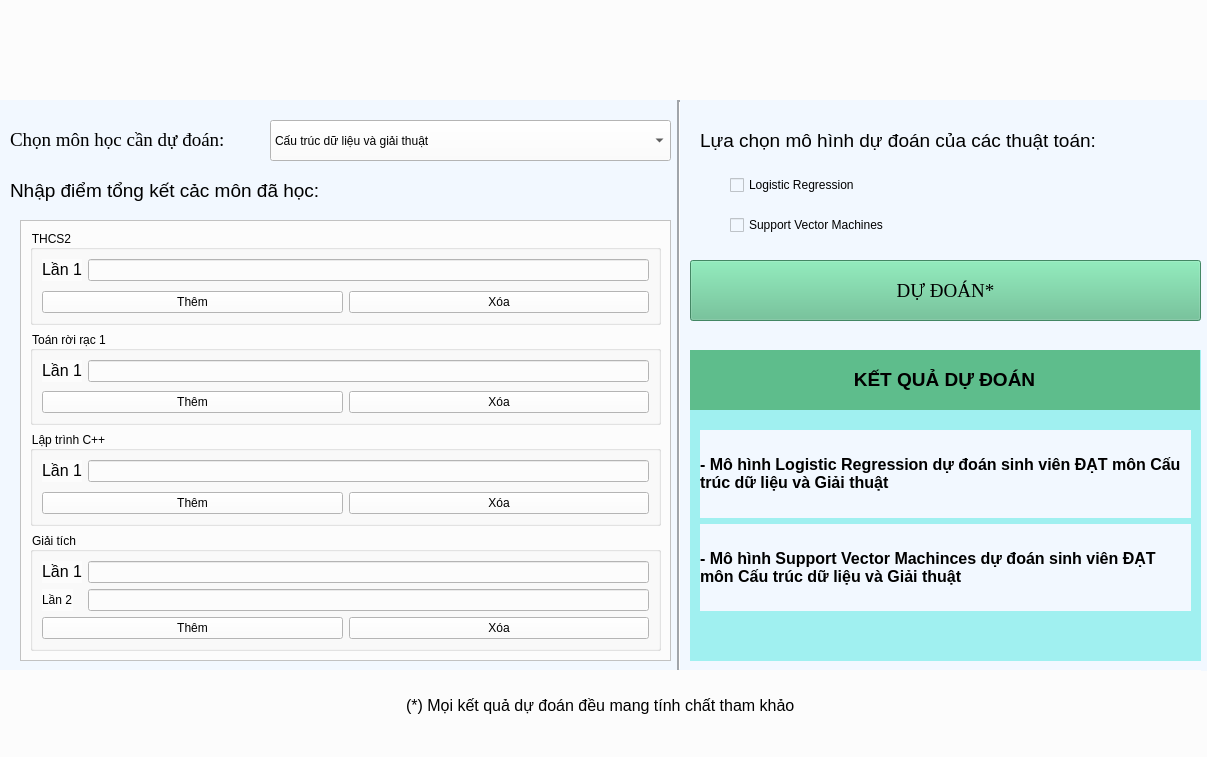
<?xml version="1.0" encoding="UTF-8"?>
<ui version="4.0">
 <class>MainWindow</class>
 <widget class="QMainWindow" name="MainWindow">
  <property name="geometry">
   <rect>
    <x>0</x>
    <y>0</y>
    <width>1207</width>
    <height>757</height>
   </rect>
  </property>
  <property name="font">
   <font>
    <weight>75</weight>
    <italic>true</italic>
    <bold>true</bold>
    <underline>true</underline>
    <strikeout>true</strikeout>
    <stylestrategy>NoAntialias</stylestrategy>
   </font>
  </property>
  <property name="windowTitle">
   <string>MainWindow</string>
  </property>
  <property name="autoFillBackground">
   <bool>false</bool>
  </property>
  <property name="styleSheet">
   <string notr="true">background-color: rgb(252, 252, 252);
</string>
  </property>
  <widget class="QWidget" name="centralwidget">
   <widget class="QWidget" name="horizontalLayoutWidget">
    <property name="geometry">
     <rect>
      <x>0</x>
      <y>0</y>
      <width>1211</width>
      <height>85</height>
     </rect>
    </property>
    <layout class="QHBoxLayout" name="horizontalLayout">
     <item>
      <spacer name="horizontalSpacer">
       <property name="orientation">
        <enum>Qt::Horizontal</enum>
       </property>
       <property name="sizeHint" stdset="0">
        <size>
         <width>208</width>
         <height>20</height>
        </size>
       </property>
      </spacer>
     </item>
     <item>
      <widget class="QLabel" name="label_4">
       <property name="text">
        <string/>
       </property>
       <property name="pixmap">
        <pixmap>logoptithcm.png</pixmap>
       </property>
      </widget>
     </item>
     <item>
      <spacer name="horizontalSpacer_2">
       <property name="orientation">
        <enum>Qt::Horizontal</enum>
       </property>
       <property name="sizeHint" stdset="0">
        <size>
         <width>40</width>
         <height>20</height>
        </size>
       </property>
      </spacer>
     </item>
    </layout>
   </widget>
   <widget class="QLabel" name="label_3">
    <property name="geometry">
     <rect>
      <x>10</x>
      <y>120</y>
      <width>251</width>
      <height>41</height>
     </rect>
    </property>
    <property name="font">
     <font>
      <family>Times New Roman</family>
     </font>
    </property>
    <property name="styleSheet">
     <string notr="true">background-color: rgb(217, 255, 231);
background-color: rgb(242, 248, 255);</string>
    </property>
    <property name="text">
     <string>&lt;!DOCTYPE HTML PUBLIC &quot;-//W3C//DTD HTML 4.0//EN&quot; &quot;http://www.w3.org/TR/REC-html40/strict.dtd&quot;&gt;
&lt;html&gt;&lt;head&gt;&lt;meta name=&quot;qrichtext&quot; content=&quot;1&quot; /&gt;&lt;style type=&quot;text/css&quot;&gt;
p, li { white-space: pre-wrap; }
&lt;/style&gt;&lt;/head&gt;&lt;body style=&quot; font-family:'Times New Roman'; font-size:8pt; font-weight:400; font-style:normal;&quot;&gt;
&lt;p style=&quot; margin-top:12px; margin-bottom:12px; margin-left:0px; margin-right:0px; -qt-block-indent:0; text-indent:0px;&quot;&gt;&lt;span style=&quot; font-family:'MS Shell Dlg 2'; font-size:14pt;&quot;&gt;Chọn môn học cần dự đoán:&lt;/span&gt;&lt;/p&gt;&lt;/body&gt;&lt;/html&gt;</string>
    </property>
    <property name="textFormat">
     <enum>Qt::AutoText</enum>
    </property>
   </widget>
   <widget class="QComboBox" name="comboBox">
    <property name="geometry">
     <rect>
      <x>270</x>
      <y>120</y>
      <width>401</width>
      <height>41</height>
     </rect>
    </property>
    <property name="styleSheet">
     <string notr="true">font: 14pt &quot;Times New Roman&quot;;</string>
    </property>
    <item>
     <property name="text">
      <string>Cấu trúc dữ liệu và giải thuật</string>
     </property>
    </item>
    <item>
     <property name="text">
      <string>Lập trình C++</string>
     </property>
    </item>
   </widget>
   <widget class="QToolBox" name="toolBox">
    <property name="geometry">
     <rect>
      <x>-270</x>
      <y>540</y>
      <width>85</width>
      <height>147</height>
     </rect>
    </property>
    <property name="currentIndex">
     <number>0</number>
    </property>
    <widget class="QWidget" name="page">
     <property name="geometry">
      <rect>
       <x>0</x>
       <y>0</y>
       <width>85</width>
       <height>85</height>
      </rect>
     </property>
     <attribute name="label">
      <string>Page 1</string>
     </attribute>
    </widget>
    <widget class="QWidget" name="page_2">
     <property name="geometry">
      <rect>
       <x>0</x>
       <y>0</y>
       <width>100</width>
       <height>30</height>
      </rect>
     </property>
     <attribute name="label">
      <string>Page 2</string>
     </attribute>
    </widget>
   </widget>
   <widget class="QScrollArea" name="scrollArea">
    <property name="geometry">
     <rect>
      <x>20</x>
      <y>220</y>
      <width>651</width>
      <height>441</height>
     </rect>
    </property>
    <property name="widgetResizable">
     <bool>true</bool>
    </property>
    <widget class="QWidget" name="scrollAreaWidgetContents">
     <property name="geometry">
      <rect>
       <x>0</x>
       <y>0</y>
       <width>628</width>
       <height>504</height>
      </rect>
     </property>
     <layout class="QVBoxLayout" name="verticalLayout_2">
      <item>
       <widget class="QGroupBox" name="groupBox">
        <property name="font">
         <font>
          <pointsize>9</pointsize>
         </font>
        </property>
        <property name="title">
         <string>THCS2</string>
        </property>
        <layout class="QVBoxLayout" name="verticalLayout">
         <item>
          <layout class="QFormLayout" name="formLayout_3">
           <item row="0" column="0">
            <widget class="QLabel" name="lN1Label">
             <property name="text">
              <string>&lt;html&gt;&lt;head/&gt;&lt;body&gt;&lt;p&gt;&lt;span style=&quot; font-size:12pt;&quot;&gt;Lần 1&lt;/span&gt;&lt;/p&gt;&lt;/body&gt;&lt;/html&gt;</string>
             </property>
            </widget>
           </item>
           <item row="0" column="1">
            <widget class="QLineEdit" name="lN1LineEdit"/>
           </item>
          </layout>
         </item>
         <item>
          <layout class="QHBoxLayout" name="horizontalLayout_2">
           <item>
            <widget class="QPushButton" name="pushButton_3">
             <property name="styleSheet">
              <string notr="true">font: 12pt &quot;Times New Roman&quot;;</string>
             </property>
             <property name="text">
              <string>Thêm</string>
             </property>
            </widget>
           </item>
           <item>
            <widget class="QPushButton" name="pushButton_2">
             <property name="styleSheet">
              <string notr="true">font: 12pt &quot;Times New Roman&quot;;</string>
             </property>
             <property name="text">
              <string>Xóa</string>
             </property>
            </widget>
           </item>
          </layout>
         </item>
        </layout>
       </widget>
      </item>
      <item>
       <widget class="QGroupBox" name="groupBox_2">
        <property name="font">
         <font>
          <pointsize>9</pointsize>
         </font>
        </property>
        <property name="title">
         <string>Toán rời rạc 1</string>
        </property>
        <layout class="QVBoxLayout" name="verticalLayout_3">
         <item>
          <layout class="QFormLayout" name="formLayout_4">
           <item row="0" column="0">
            <widget class="QLabel" name="lN1Label_2">
             <property name="text">
              <string>&lt;html&gt;&lt;head/&gt;&lt;body&gt;&lt;p&gt;&lt;span style=&quot; font-size:12pt;&quot;&gt;Lần 1&lt;/span&gt;&lt;/p&gt;&lt;/body&gt;&lt;/html&gt;</string>
             </property>
            </widget>
           </item>
           <item row="0" column="1">
            <widget class="QLineEdit" name="lN1LineEdit_2"/>
           </item>
          </layout>
         </item>
         <item>
          <layout class="QHBoxLayout" name="horizontalLayout_3">
           <item>
            <widget class="QPushButton" name="pushButton_5">
             <property name="styleSheet">
              <string notr="true">font: 12pt &quot;Times New Roman&quot;;</string>
             </property>
             <property name="text">
              <string>Thêm</string>
             </property>
            </widget>
           </item>
           <item>
            <widget class="QPushButton" name="pushButton_4">
             <property name="styleSheet">
              <string notr="true">font: 12pt &quot;Times New Roman&quot;;</string>
             </property>
             <property name="text">
              <string>Xóa</string>
             </property>
            </widget>
           </item>
          </layout>
         </item>
        </layout>
       </widget>
      </item>
      <item>
       <widget class="QGroupBox" name="groupBox_3">
        <property name="font">
         <font>
          <pointsize>9</pointsize>
         </font>
        </property>
        <property name="title">
         <string>Lập trình C++</string>
        </property>
        <layout class="QVBoxLayout" name="verticalLayout_4">
         <item>
          <layout class="QFormLayout" name="formLayout_5">
           <item row="0" column="0">
            <widget class="QLabel" name="lN1Label_3">
             <property name="text">
              <string>&lt;html&gt;&lt;head/&gt;&lt;body&gt;&lt;p&gt;&lt;span style=&quot; font-size:12pt;&quot;&gt;Lần 1&lt;/span&gt;&lt;/p&gt;&lt;/body&gt;&lt;/html&gt;</string>
             </property>
            </widget>
           </item>
           <item row="0" column="1">
            <widget class="QLineEdit" name="lN1LineEdit_3"/>
           </item>
          </layout>
         </item>
         <item>
          <layout class="QHBoxLayout" name="horizontalLayout_4">
           <item>
            <widget class="QPushButton" name="pushButton_7">
             <property name="styleSheet">
              <string notr="true">font: 12pt &quot;Times New Roman&quot;;</string>
             </property>
             <property name="text">
              <string>Thêm</string>
             </property>
            </widget>
           </item>
           <item>
            <widget class="QPushButton" name="pushButton_6">
             <property name="styleSheet">
              <string notr="true">font: 12pt &quot;Times New Roman&quot;;</string>
             </property>
             <property name="text">
              <string>Xóa</string>
             </property>
            </widget>
           </item>
          </layout>
         </item>
        </layout>
       </widget>
      </item>
      <item>
       <widget class="QGroupBox" name="groupBox_4">
        <property name="font">
         <font>
          <pointsize>9</pointsize>
         </font>
        </property>
        <property name="title">
         <string>Giải tích</string>
        </property>
        <layout class="QVBoxLayout" name="verticalLayout_5">
         <item>
          <layout class="QFormLayout" name="formLayout_6">
           <item row="0" column="0">
            <widget class="QLabel" name="lN1Label_4">
             <property name="text">
              <string>&lt;html&gt;&lt;head/&gt;&lt;body&gt;&lt;p&gt;&lt;span style=&quot; font-size:12pt;&quot;&gt;Lần 1&lt;/span&gt;&lt;/p&gt;&lt;/body&gt;&lt;/html&gt;</string>
             </property>
            </widget>
           </item>
           <item row="0" column="1">
            <widget class="QLineEdit" name="lN1LineEdit_4"/>
           </item>
           <item row="1" column="0">
            <widget class="QLabel" name="lN2Label">
             <property name="text">
              <string>Lần 2</string>
             </property>
            </widget>
           </item>
           <item row="1" column="1">
            <widget class="QLineEdit" name="lN2LineEdit"/>
           </item>
          </layout>
         </item>
         <item>
          <layout class="QHBoxLayout" name="horizontalLayout_5">
           <item>
            <widget class="QPushButton" name="pushButton_8">
             <property name="styleSheet">
              <string notr="true">font: 12pt &quot;Times New Roman&quot;;</string>
             </property>
             <property name="text">
              <string>Thêm</string>
             </property>
            </widget>
           </item>
           <item>
            <widget class="QPushButton" name="pushButton_9">
             <property name="styleSheet">
              <string notr="true">font: 12pt &quot;Times New Roman&quot;;</string>
             </property>
             <property name="text">
              <string>Xóa</string>
             </property>
            </widget>
           </item>
          </layout>
         </item>
        </layout>
       </widget>
      </item>
     </layout>
    </widget>
   </widget>
   <widget class="QLabel" name="label">
    <property name="geometry">
     <rect>
      <x>10</x>
      <y>170</y>
      <width>331</width>
      <height>41</height>
     </rect>
    </property>
    <property name="styleSheet">
     <string notr="true">background-color: rgb(217, 255, 231);
background-color: rgb(242, 248, 255);</string>
    </property>
    <property name="text">
     <string>&lt;html&gt;&lt;head/&gt;&lt;body&gt;&lt;p&gt;&lt;span style=&quot; font-size:14pt;&quot;&gt;Nhập điểm tổng kết cảc môn đã học:&lt;/span&gt;&lt;/p&gt;&lt;/body&gt;&lt;/html&gt;</string>
    </property>
   </widget>
   <widget class="QWidget" name="widget" native="true">
    <property name="geometry">
     <rect>
      <x>680</x>
      <y>100</y>
      <width>531</width>
      <height>571</height>
     </rect>
    </property>
    <property name="styleSheet">
     <string notr="true">background-color: rgb(217, 255, 231);
background-color: rgb(242, 248, 255);</string>
    </property>
    <widget class="QCheckBox" name="checkBox_2">
     <property name="geometry">
      <rect>
       <x>50</x>
       <y>110</y>
       <width>231</width>
       <height>30</height>
      </rect>
     </property>
     <property name="styleSheet">
      <string notr="true">font: 14pt &quot;Times New Roman&quot;;</string>
     </property>
     <property name="text">
      <string>Support Vector Machines</string>
     </property>
    </widget>
    <widget class="QCheckBox" name="checkBox">
     <property name="geometry">
      <rect>
       <x>50</x>
       <y>70</y>
       <width>201</width>
       <height>30</height>
      </rect>
     </property>
     <property name="styleSheet">
      <string notr="true">font: 14pt &quot;Times New Roman&quot;;
background-color: rgb(217, 255, 231);
background-color: rgb(242, 248, 255);</string>
     </property>
     <property name="text">
      <string>Logistic Regression</string>
     </property>
    </widget>
    <widget class="QWidget" name="widget_3" native="true">
     <property name="geometry">
      <rect>
       <x>10</x>
       <y>250</y>
       <width>511</width>
       <height>311</height>
      </rect>
     </property>
     <property name="styleSheet">
      <string notr="true">background-color: rgb(160, 240, 240);</string>
     </property>
     <widget class="QWidget" name="horizontalLayoutWidget_2">
      <property name="geometry">
       <rect>
        <x>-1</x>
        <y>-1</y>
        <width>511</width>
        <height>61</height>
       </rect>
      </property>
      <layout class="QHBoxLayout" name="horizontalLayout_6">
       <item>
        <widget class="QLabel" name="label_5">
         <property name="styleSheet">
          <string notr="true">background-color: rgb(94, 189, 140);</string>
         </property>
         <property name="text">
          <string>&lt;html&gt;&lt;head/&gt;&lt;body&gt;&lt;p align=&quot;center&quot;&gt;&lt;span style=&quot; font-size:14pt; font-weight:600;&quot;&gt;KẾT QUẢ DỰ ĐOÁN&lt;/span&gt;&lt;/p&gt;&lt;/body&gt;&lt;/html&gt;</string>
         </property>
        </widget>
       </item>
      </layout>
     </widget>
     <widget class="QWidget" name="verticalLayoutWidget">
      <property name="geometry">
       <rect>
        <x>10</x>
        <y>80</y>
        <width>491</width>
        <height>181</height>
       </rect>
      </property>
      <layout class="QVBoxLayout" name="verticalLayout_6">
       <property name="sizeConstraint">
        <enum>QLayout::SetDefaultConstraint</enum>
       </property>
       <item>
        <widget class="QLabel" name="label_7">
         <property name="styleSheet">
          <string notr="true">background-color: rgb(217, 255, 231);
background-color: rgb(242, 248, 255);</string>
         </property>
         <property name="text">
          <string>&lt;html&gt;&lt;head/&gt;&lt;body&gt;&lt;p&gt;&lt;span style=&quot; font-size:12pt; font-weight:600;&quot;&gt;- Mô hình Logistic Regression dự đoán sinh viên ĐẠT môn Cấu trúc dữ liệu và Giải thuật&lt;/span&gt;&lt;/p&gt;&lt;/body&gt;&lt;/html&gt;</string>
         </property>
         <property name="scaledContents">
          <bool>true</bool>
         </property>
         <property name="wordWrap">
          <bool>true</bool>
         </property>
        </widget>
       </item>
       <item>
        <widget class="QLabel" name="label_8">
         <property name="styleSheet">
          <string notr="true">background-color: rgb(217, 255, 231);
background-color: rgb(242, 248, 255);</string>
         </property>
         <property name="text">
          <string>&lt;html&gt;&lt;head/&gt;&lt;body&gt;&lt;p&gt;&lt;span style=&quot; font-size:12pt; font-weight:600;&quot;&gt;- Mô hình Support Vector Machinces dự đoán sinh viên ĐẠT môn Cấu trúc dữ liệu và Giải thuật&lt;/span&gt;&lt;/p&gt;&lt;/body&gt;&lt;/html&gt;</string>
         </property>
         <property name="wordWrap">
          <bool>true</bool>
         </property>
        </widget>
       </item>
      </layout>
     </widget>
    </widget>
    <widget class="QWidget" name="widget_4" native="true">
     <property name="geometry">
      <rect>
       <x>10</x>
       <y>70</y>
       <width>511</width>
       <height>80</height>
      </rect>
     </property>
    </widget>
    <widget class="QPushButton" name="pushButton">
     <property name="geometry">
      <rect>
       <x>10</x>
       <y>160</y>
       <width>511</width>
       <height>61</height>
      </rect>
     </property>
     <property name="font">
      <font>
       <family>Times New Roman</family>
       <pointsize>14</pointsize>
       <weight>9</weight>
       <italic>false</italic>
       <bold>false</bold>
      </font>
     </property>
     <property name="styleSheet">
      <string notr="true">font: 75 14pt &quot;Times New Roman&quot;;
background-color: rgb(94, 189, 140);</string>
     </property>
     <property name="text">
      <string>DỰ ĐOÁN*</string>
     </property>
    </widget>
    <zorder>widget_4</zorder>
    <zorder>checkBox_2</zorder>
    <zorder>checkBox</zorder>
    <zorder>widget_3</zorder>
    <zorder>pushButton</zorder>
   </widget>
   <widget class="QWidget" name="widget_2" native="true">
    <property name="geometry">
     <rect>
      <x>-1</x>
      <y>100</y>
      <width>681</width>
      <height>571</height>
     </rect>
    </property>
    <property name="styleSheet">
     <string notr="true">background-color: rgb(217, 255, 231);
background-color: rgb(242, 248, 255);</string>
    </property>
    <widget class="Line" name="line">
     <property name="geometry">
      <rect>
       <x>670</x>
       <y>0</y>
       <width>20</width>
       <height>571</height>
      </rect>
     </property>
     <property name="sizePolicy">
      <sizepolicy hsizetype="Fixed" vsizetype="Minimum">
       <horstretch>0</horstretch>
       <verstretch>0</verstretch>
      </sizepolicy>
     </property>
     <property name="styleSheet">
      <string notr="true">color: rgb(0, 0, 0);</string>
     </property>
     <property name="lineWidth">
      <number>2</number>
     </property>
     <property name="orientation">
      <enum>Qt::Vertical</enum>
     </property>
    </widget>
   </widget>
   <widget class="QLabel" name="label_2">
    <property name="geometry">
     <rect>
      <x>700</x>
      <y>120</y>
      <width>421</width>
      <height>41</height>
     </rect>
    </property>
    <property name="styleSheet">
     <string notr="true">background-color: rgb(217, 255, 231);
background-color: rgb(242, 248, 255);</string>
    </property>
    <property name="text">
     <string>&lt;html&gt;&lt;head/&gt;&lt;body&gt;&lt;p&gt;&lt;span style=&quot; font-size:14pt;&quot;&gt;Lựa chọn mô hình dự đoán của các thuật toán:&lt;/span&gt;&lt;/p&gt;&lt;/body&gt;&lt;/html&gt;</string>
    </property>
   </widget>
   <widget class="QWidget" name="horizontalLayoutWidget_3">
    <property name="geometry">
     <rect>
      <x>0</x>
      <y>670</y>
      <width>1201</width>
      <height>71</height>
     </rect>
    </property>
    <layout class="QHBoxLayout" name="horizontalLayout_7">
     <item>
      <spacer name="horizontalSpacer_5">
       <property name="orientation">
        <enum>Qt::Horizontal</enum>
       </property>
       <property name="sizeHint" stdset="0">
        <size>
         <width>40</width>
         <height>20</height>
        </size>
       </property>
      </spacer>
     </item>
     <item>
      <widget class="QLabel" name="label_6">
       <property name="text">
        <string>&lt;html&gt;&lt;head/&gt;&lt;body&gt;&lt;p&gt;&lt;span style=&quot; font-size:12pt;&quot;&gt;(*) Mọi kết quả dự đoán đều mang tính chất tham khảo&lt;/span&gt;&lt;/p&gt;&lt;/body&gt;&lt;/html&gt;</string>
       </property>
      </widget>
     </item>
     <item>
      <spacer name="horizontalSpacer_6">
       <property name="orientation">
        <enum>Qt::Horizontal</enum>
       </property>
       <property name="sizeHint" stdset="0">
        <size>
         <width>40</width>
         <height>20</height>
        </size>
       </property>
      </spacer>
     </item>
    </layout>
   </widget>
   <zorder>widget_2</zorder>
   <zorder>widget</zorder>
   <zorder>horizontalLayoutWidget</zorder>
   <zorder>label_3</zorder>
   <zorder>comboBox</zorder>
   <zorder>toolBox</zorder>
   <zorder>scrollArea</zorder>
   <zorder>label</zorder>
   <zorder>label_2</zorder>
   <zorder>horizontalLayoutWidget_3</zorder>
  </widget>
  <widget class="QMenuBar" name="menubar">
   <property name="geometry">
    <rect>
     <x>0</x>
     <y>0</y>
     <width>1207</width>
     <height>26</height>
    </rect>
   </property>
  </widget>
  <widget class="QStatusBar" name="statusbar"/>
 </widget>
 <resources/>
 <connections/>
</ui>
